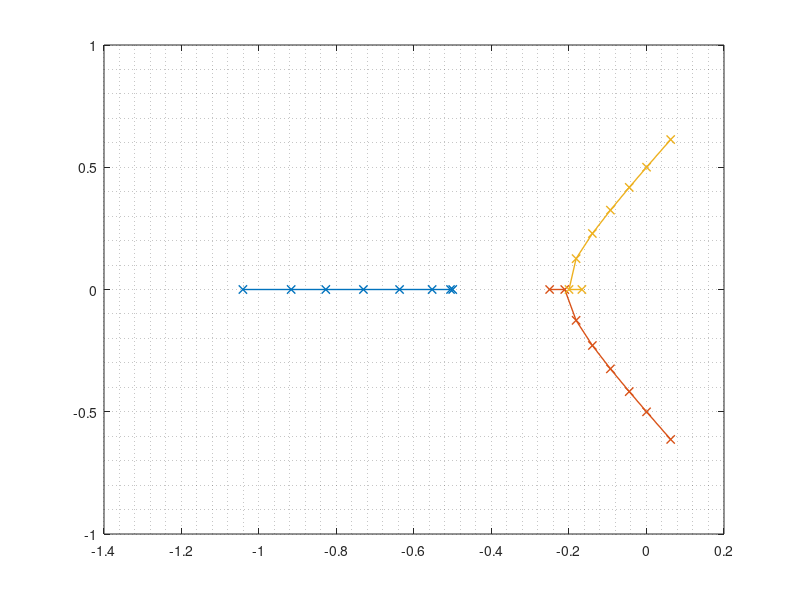

Write MATLAB code to recreate this figure.
clear, clc
% Example 1.10 table
r = [];
for k =[0,0.004,0.05,0.2,0.5,1,1.67,3]
    p = [48 44 12 1+6*k];
    a = roots(p);
    r = [r;a']
end
%% 

plot(r,"Marker","x","LineWidth",1)
grid minor
%axes Position